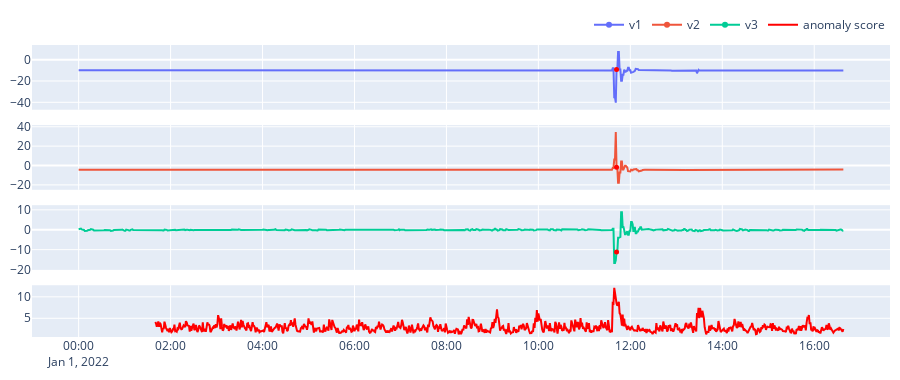

This figure's notebook cell:
### Markdown cell above
## RRCF Detector

### Code cell
from streamad.util import StreamGenerator, MultivariateDS, plot
from streamad.model import RrcfDetector

ds = MultivariateDS()
stream = StreamGenerator(ds.data)
model = RrcfDetector()
scores = []

for x in stream.iter_item():
    score = model.fit_score(x)
    scores.append(score)

data, label, date, features = ds.data, ds.label, ds.date, ds.features
plot(data=data,scores=scores,date=date,features=features,label=label)

### Figure 1 — Plotly figure (JSON) as saved in the notebook; plotly's stock layout.template omitted (floating-point values rounded to 4 significant figures; data arrays with more than 128 entries replaced by an {"elided": "..."} marker saying what was removed)
{"data": [{"mode": "lines+markers", "name": "v1", "selected": {"marker": {"color": "red", "size": 5}}, "selectedpoints": [702], "type": "scatter", "unselected": {"marker": {"size": 0}}, "x": {"elided": "999 str values"}, "xaxis": "x", "y": {"elided": "999 float values"}, "yaxis": "y"}, {"mode": "lines+markers", "name": "v2", "selected": {"marker": {"color": "red", "size": 5}}, "selectedpoints": [702], "type": "scatter", "unselected": {"marker": {"size": 0}}, "x": {"elided": "999 str values"}, "xaxis": "x2", "y": {"elided": "999 float values"}, "yaxis": "y2"}, {"mode": "lines+markers", "name": "v3", "selected": {"marker": {"color": "red", "size": 5}}, "selectedpoints": [702], "type": "scatter", "unselected": {"marker": {"size": 0}}, "x": {"elided": "999 str values"}, "xaxis": "x3", "y": {"elided": "999 float values"}, "yaxis": "y3"}, {"marker": {"color": "red"}, "name": "anomaly score", "type": "scatter", "x": {"elided": "999 str values"}, "xaxis": "x4", "y": {"elided": "999 float values"}, "yaxis": "y4"}], "layout": {"height": 380, "legend": {"orientation": "h", "x": 1, "xanchor": "right", "y": 1.02, "yanchor": "bottom"}, "margin": {"b": 10, "l": 10, "r": 10, "t": 10}, "xaxis": {"anchor": "y", "domain": [0, 1], "matches": "x4", "showticklabels": false}, "xaxis2": {"anchor": "y2", "domain": [0, 1], "matches": "x4", "showticklabels": false}, "xaxis3": {"anchor": "y3", "domain": [0, 1], "matches": "x4", "showticklabels": false}, "xaxis4": {"anchor": "y4", "domain": [0, 1]}, "yaxis": {"anchor": "x", "domain": [0.7784, 1.0]}, "yaxis2": {"anchor": "x2", "domain": [0.5042, 0.7258]}, "yaxis3": {"anchor": "x3", "domain": [0.2299, 0.4515]}, "yaxis4": {"anchor": "x4", "domain": [0, 0.1773]}}}
